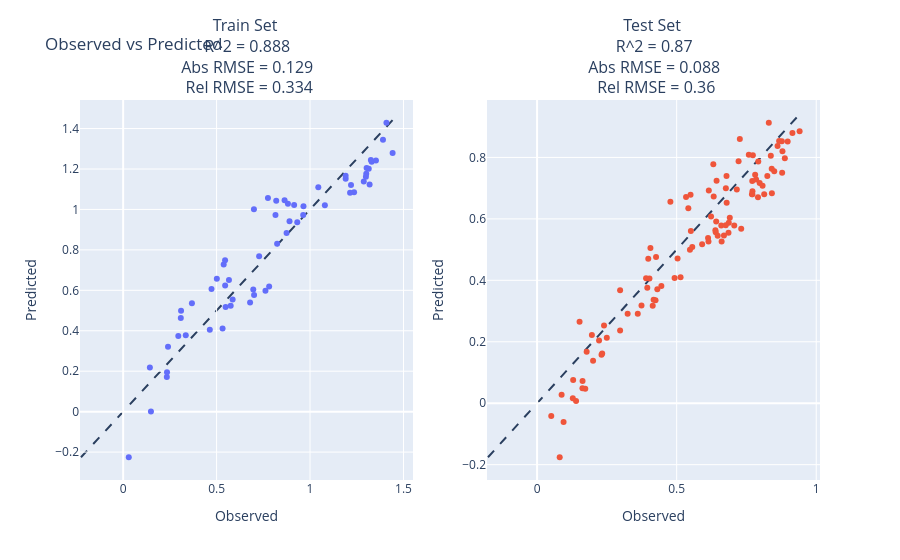

Here is the notebook cell this chart was saved with:
### Markdown cell above
## Transfer learning over tasks A and B without one-hot encoding

The simplest form of transfer: we pool the data of both tasks and train a single model. The model cannot distinguish the two processes.

### Code cell
# Define Pipeline
pscaler = StandardScaler(with_mean=USE_NORM,with_std=USE_NORM)
pls_bwu = PLSRegression(n_components=N_LV)
pipe = Pipeline([('scaler', pscaler), ('pls', pls_bwu)])
# Train PLS model
y = pd.concat([B_tar,A_tar])
X = pd.concat([preprocess_bwu(B_bwu, B_doe, USE_DAYS, REMOVE_VARS),preprocess_bwu(A_bwu, A_doe, USE_DAYS, REMOVE_VARS)],axis=0)
#X['Task:B'] = np.concatenate((np.repeat(1,len(B_tar)),np.repeat(0,len(A_tar))),axis=None)
X_columns = X.columns
print(len(X_columns), "input columns:", list(X_columns))
pipe.fit(X,y)

# Make predictions
yhat = pipe.predict(X)
X_test = preprocess_bwu(B_bwu_test, B_doe_test, USE_DAYS, REMOVE_VARS)
#X_test['Task:B'] = np.repeat(1,len(B_tar_test))
y_test = B_tar_test
yhat_test = pipe.predict(X_test)

# Calculate the relative test error for the comparison at the end
scen_2 = round(root_mean_squared_error(y_test, yhat_test) / np.std(np.array(y_test)), 3)
# Plot observed vs predicted with error metrics (R2, absolute and relative RMSE)
plothelpers.observed_vs_predicted(y, yhat, y_test, yhat_test)

### Figure 1 — Plotly figure (JSON) as saved in the notebook; plotly's stock layout.template omitted (floating-point values rounded to 4 significant figures)
{"data": [{"mode": "markers", "name": "Train Set", "type": "scatter", "x": [0.7006, 0.6963, 0.7812, 0.5857, 0.1487, 0.6793, 0.5483, 0.7615, 0.5755, 0.5321, 1.319, 0.4637, 0.7748, 1.442, 0.5013, 0.5379, 0.3098, 0.6997, 0.5662, 0.8903, 0.7277, 0.965, 1.288, 1.33, 1.044, 1.079, 1.314, 1.191, 0.5454, 0.3679, 1.219, 0.03012, 1.353, 0.4728, 1.191, 0.8238, 0.8818, 1.303, 0.8745, 1.301, 0.2337, 0.143, 1.409, 0.2347, 0.2951, 0.8639, 1.236, 0.335, 0.2401, 0.8191, 0.815, 1.214, 1.326, 1.39, 0.5458, 0.9149, 0.9635, 1.299, 0.3084, 0.9318], "xaxis": "x", "y": [0.5772, 0.6042, 0.6195, 0.5542, 0.000531, 0.5396, 0.5181, 0.598, 0.5243, 0.4107, 1.124, 0.4051, 1.057, 1.279, 0.6576, 0.728, 0.4992, 1.001, 0.6507, 0.9421, 0.7681, 1.016, 1.138, 1.236, 1.109, 1.021, 1.202, 1.151, 0.7489, 0.5363, 1.121, -0.2256, 1.242, 0.6062, 1.166, 0.8306, 1.028, 1.205, 0.8836, 1.177, 0.1719, 0.2181, 1.429, 0.195, 0.3743, 1.046, 1.085, 0.3778, 0.321, 1.042, 0.9729, 1.083, 1.245, 1.345, 0.6233, 1.022, 0.973, 1.162, 0.4631, 0.9361], "yaxis": "y"}, {"mode": "markers", "name": "Test Set", "type": "scatter", "x": [0.8136, 0.2219, 0.2973, 0.4243, 0.5497, 0.6151, 0.7913, 0.5336, 0.7715, 0.4175, 0.6903, 0.6762, 0.6868, 0.8768, 0.2308, 0.5476, 0.6856, 0.8614, 0.09491, 0.3741, 0.9404, 0.5508, 0.8779, 0.2397, 0.643, 0.7812, 0.5418, 0.1963, 0.8875, 0.6326, 0.7708, 0.6399, 0.08099, 0.6416, 0.6387, 0.6611, 0.8411, 0.4307, 0.8405, 0.1776, 0.7846, 0.7698, 0.2332, 0.7729, 0.3948, 0.406, 0.5559, 0.4142, 0.6598, 0.7973, 0.1628, 0.647, 0.3244, 0.1522, 0.1726, 0.7312, 0.6791, 0.7155, 0.3983, 0.4025, 0.8301, 0.867, 0.0878, 0.9147, 0.7063, 0.3904, 0.6758, 0.1396, 0.7712, 0.5912, 0.4775, 0.5032, 0.6313, 0.2974, 0.7218, 0.6125, 0.879, 0.7584, 0.6694, 0.8977, 0.128, 0.2497, 0.514, 0.1625, 0.6786, 0.4926, 0.05069, 0.8495, 0.614, 0.7924, 0.4261, 0.6233, 0.8373, 0.8077, 0.2005, 0.7263, 0.8248, 0.1292, 0.3606, 0.4451], "xaxis": "x2", "y": [0.6798, 0.2039, 0.2366, 0.335, 0.6784, 0.6923, 0.6702, 0.6709, 0.6897, 0.3366, 0.6039, 0.6996, 0.5876, 0.8525, 0.1581, 0.4992, 0.5545, 0.8373, -0.06094, 0.318, 0.8851, 0.5603, 0.7504, 0.253, 0.7243, 0.7437, 0.6348, 0.2217, 0.7976, 0.6724, 0.7231, 0.5562, -0.1759, 0.5911, 0.5627, 0.5263, 0.6837, 0.3705, 0.7629, 0.1677, 0.7282, 0.68, 0.1618, 0.8069, 0.3758, 0.5053, 0.5083, 0.3176, 0.5786, 0.7167, 0.07199, 0.5449, 0.2911, 0.2652, 0.04681, 0.5675, 0.6528, 0.696, 0.47, 0.4061, 0.9129, 0.8538, 0.02735, 0.8798, 0.5786, 0.4069, 0.5793, 0.006828, 0.6799, 0.5176, 0.6555, 0.4713, 0.7776, 0.3677, 0.7879, 0.5376, 0.8204, 0.8089, 0.5457, 0.8515, 0.01599, 0.2134, 0.4102, 0.04862, 0.7396, 0.4075, -0.04123, 0.7549, 0.5266, 0.7868, 0.4757, 0.6076, 0.8056, 0.7081, 0.138, 0.8597, 0.7392, 0.07544, 0.2916, 0.3816], "yaxis": "y2"}], "layout": {"annotations": [{"font": {"size": 16}, "showarrow": false, "text": "Train Set <br> R^2 = 0.888 <br> Abs RMSE = 0.129 <br> Rel RMSE = 0.334", "x": 0.225, "xanchor": "center", "xref": "paper", "y": 1.0, "yanchor": "bottom", "yref": "paper"}, {"font": {"size": 16}, "showarrow": false, "text": "Test Set <br> R^2 = 0.87 <br> Abs RMSE = 0.088 <br> Rel RMSE = 0.36", "x": 0.775, "xanchor": "center", "xref": "paper", "y": 1.0, "yanchor": "bottom", "yref": "paper"}], "shapes": [{"layer": "below", "line": {"dash": "dash"}, "type": "line", "x0": -0.2256, "x1": 1.442, "xref": "x", "y0": -0.2256, "y1": 1.442, "yref": "y"}, {"layer": "below", "line": {"dash": "dash"}, "type": "line", "x0": -0.1759, "x1": 0.9404, "xref": "x2", "y0": -0.1759, "y1": 0.9404, "yref": "y2"}], "showlegend": false, "title": {"text": "Observed vs Predicted"}, "xaxis": {"anchor": "y", "domain": [0.0, 0.45], "title": {"text": "Observed"}}, "xaxis2": {"anchor": "y2", "domain": [0.55, 1.0], "title": {"text": "Observed"}}, "yaxis": {"anchor": "x", "domain": [0.0, 1.0], "title": {"text": "Predicted"}}, "yaxis2": {"anchor": "x2", "domain": [0.0, 1.0], "title": {"text": "Predicted"}}}}
